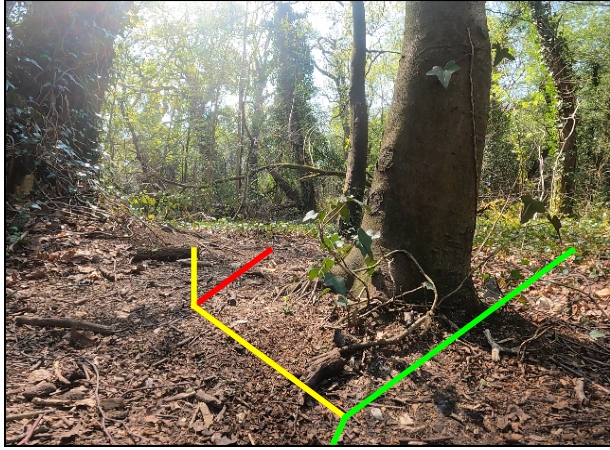
#> input picture images/prediction_example.png, 610 x 450 px
$ python -i vi_seg.py   (imports and definitions only)
#> lines starting #> are read from the running program, lines starting #| are printed output that depends on the picture
################################################################################
#
# This work is all the original work of the author and is distributed under the
# GNU General Public License v3.0.
#
# Created By : Dulhan Jayalath
# Date : 2022/04/27
# Project : Real-time Neural Visual Navigation for Autonomous Off-Road Robots
#
################################################################################

# ------------------------------------------------------------------------------
# Computes vegetation costs from an RGB image.
# Inputs:
# - ndvi_predictor.joblib -> generated by ndvi-model/model.py
# - ndvi_scaler.joblib -> generated by ndvi-model/model.py
#-------------------------------------------------------------------------------

import numpy as np
import cv2

# Load models
from sklearn.linear_model import SGDRegressor
from joblib import load

# [2 lines not run here, left out]

# Input rgb image
# Output is vegetation cost response map
def vi_cost(rgb_image):

    # --- Estimate NDVI ---

    # Scale image
    h, w = rgb_image.shape[:2]
    scaled_x = ndvi_scaler.transform(rgb_image.reshape(h * w, -1))

    # Predict
    y = ndvi_reg.predict(scaled_x)

    # Post-processing and scaling to [0, 1] range
    y = np.clip(y, -1, 1)
    y = (y.astype(np.float32) + 1) / 2

    # --- Threshold NDVI response to segment sky ---

    # Otsu's thresholding after Gaussian filtering
    vi = (y * 255).astype(np.uint8)
    blur = cv2.GaussianBlur(vi.reshape(480, 640),(5,5),0)
    th,vi_classified = cv2.threshold(blur,0,255,cv2.THRESH_BINARY+cv2.THRESH_OTSU)
    th *= 0.75
    th,vi_classified = cv2.threshold(blur,th,255,cv2.THRESH_BINARY)
    vi_classified = vi_classified.flatten()

    # Assume lower half is ZERO, upper half is 255

    # --- Compute VARI response ---

    h, w = rgb_image.shape[:2]
    rgb_image = rgb_image.astype(np.float32)
    r = rgb_image.reshape(h * w, -1)[:, 0]
    g = rgb_image.reshape(h * w, -1)[:, 1]
    b = rgb_image.reshape(h * w, -1)[:, 2]
    y = np.empty(len(r))
    for i in range(len(r)):
        if g[i] + r[i] - b[i] == 0:
            y[i] = 0
        else:
            y[i] = (g[i] - r[i]) / (g[i] + r[i] - b[i])
    y = np.clip(y, 0, 1)
    vari = y

    # --- Construct cost map ---

    cost = np.zeros(len(vi_classified))
    for i in range(len(vi_classified)):
        if vi_classified[i] == 255:
            cost[i] = 1 - vari[i]

    # BOOST signal contrast by squaring
    cost = np.power(cost, 2)

    return cost.reshape(h, w)

>>> import cv2
>>> picture = cv2.imread('../images/prediction_example.png', cv2.IMREAD_GRAYSCALE)
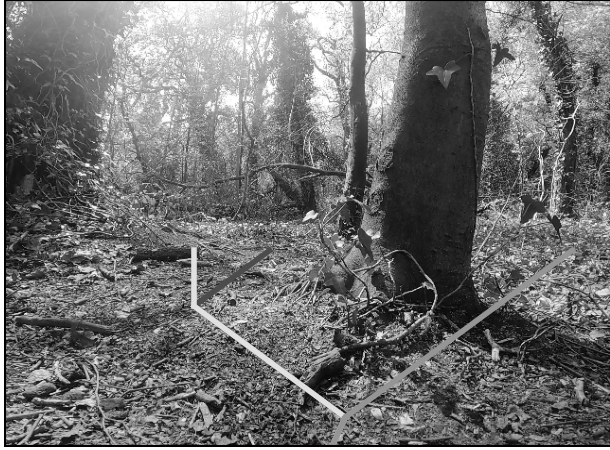
#> picture: shape (450, 610); min 0, max 255, mean 111.7
>>> result = vi_cost(picture)
#> (the run stopped early here; a loop or call above may not have finished)
